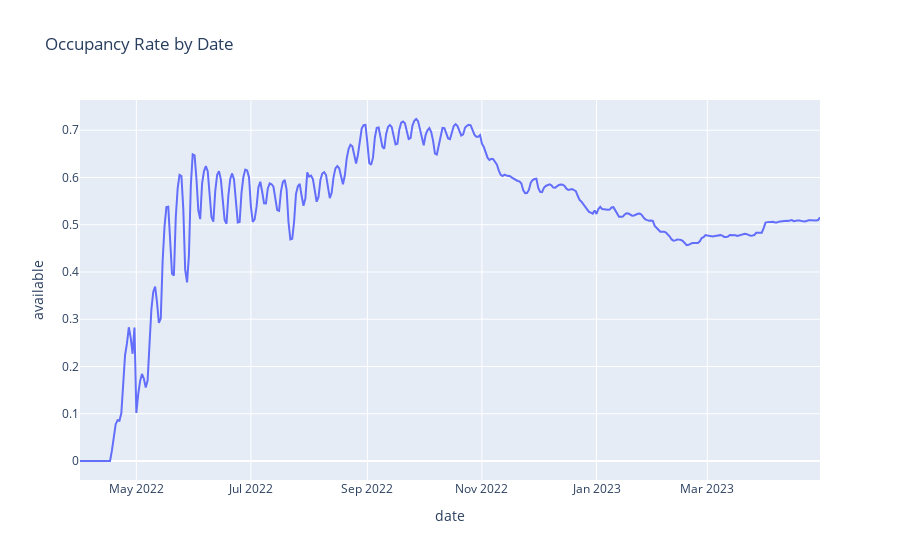

The cell this chart's notebook holds for it:
### Code cell
occ_data_date = occ_data.groupby(['date'])['available'].apply(lambda row: np.sum(row)/len(row)).reset_index()

occupancy_rate_fig = px.line(occ_data_date,
        x="date",
        y="available",
        title="Occupancy Rate by Date"
    )

filename = "newsletter_features/occupancy_rate_line_fig.png"
occupancy_rate_fig.write_image(filename, engine='kaleido')
occupancy_rate_fig.show()

### Figure 1 — Plotly figure (JSON) as saved in the notebook; plotly's stock layout.template omitted (floating-point values rounded to 4 significant figures; data arrays with more than 128 entries replaced by an {"elided": "..."} marker saying what was removed)
{"data": [{"hovertemplate": "date=%{x}<br>available=%{y}<extra></extra>", "legendgroup": "", "line": {"color": "#636efa", "dash": "solid"}, "marker": {"symbol": "circle"}, "mode": "lines", "name": "", "orientation": "v", "showlegend": false, "type": "scatter", "x": {"elided": "395 str values"}, "xaxis": "x", "y": {"elided": "395 float values"}, "yaxis": "y"}], "layout": {"legend": {"tracegroupgap": 0}, "title": {"text": "Occupancy Rate by Date"}, "xaxis": {"anchor": "y", "domain": [0, 1], "title": {"text": "date"}}, "yaxis": {"anchor": "x", "domain": [0, 1], "title": {"text": "available"}}}}
